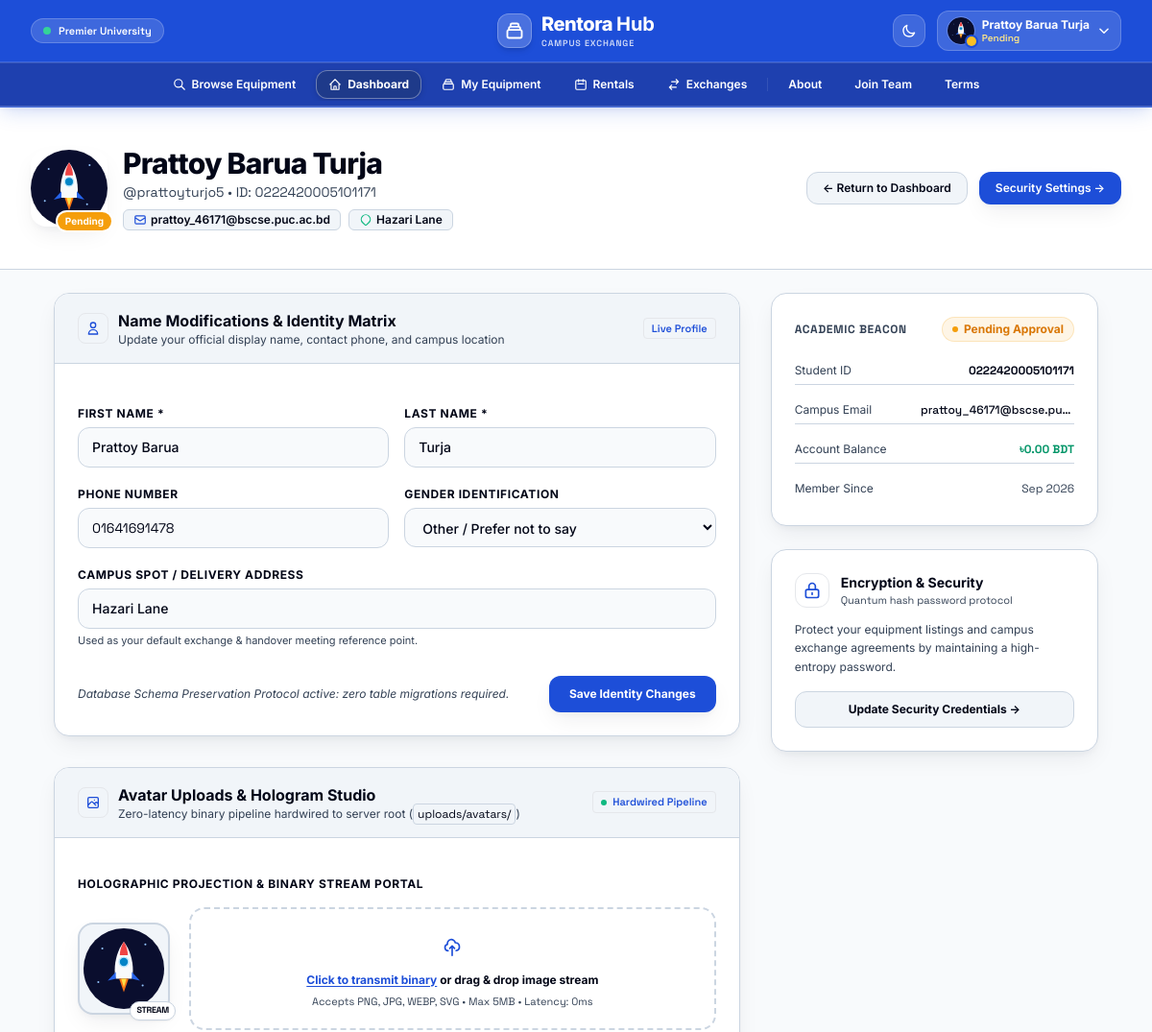
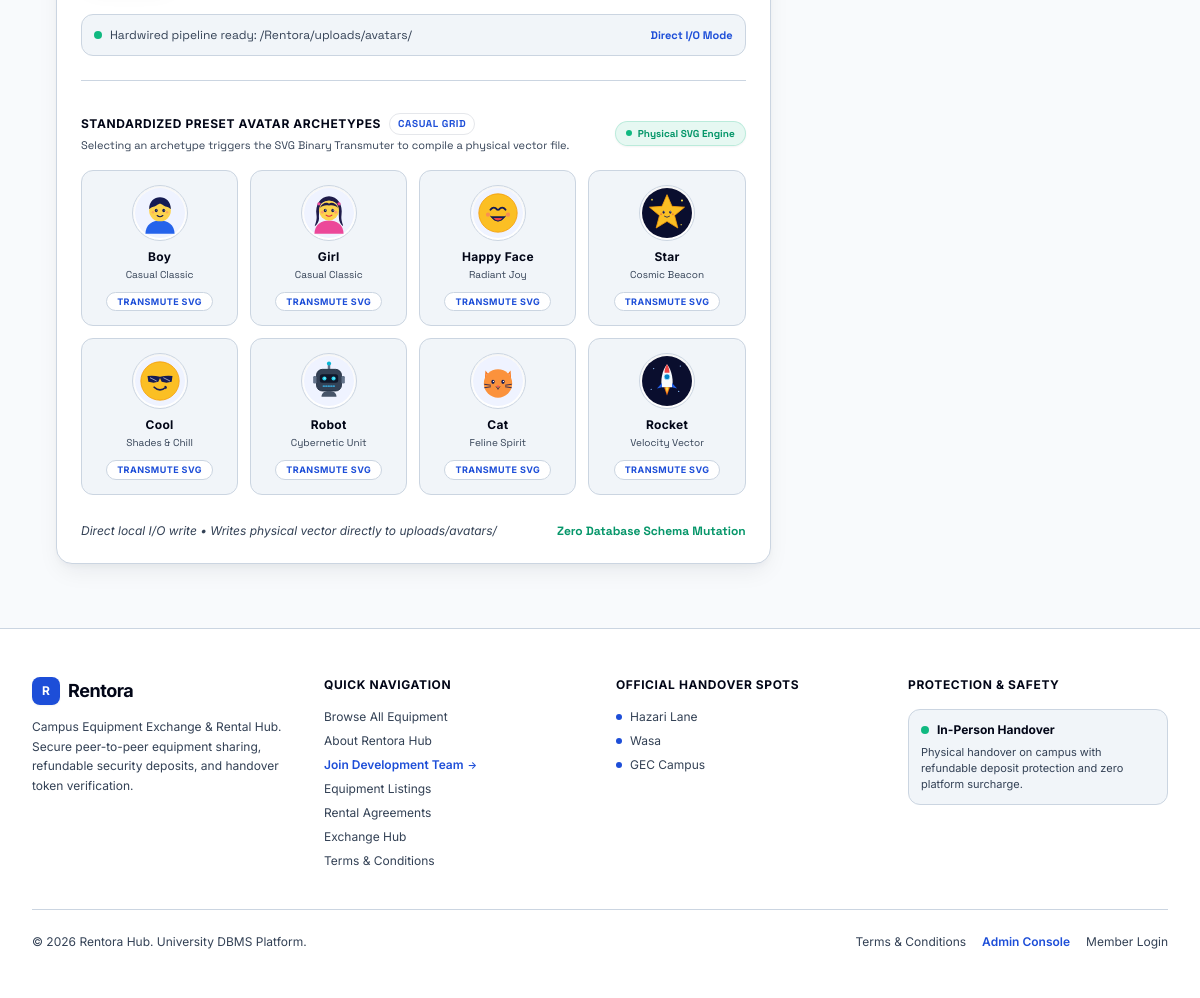
The app's page /user/profile.php (signed in) with its own data (2 pictures, top to bottom).
### tables this page shows
CREATE TABLE member (
    member_id         INT UNSIGNED AUTO_INCREMENT PRIMARY KEY,
    first_name        VARCHAR(50)  NOT NULL,
    last_name         VARCHAR(50)  NOT NULL,
    student_id        VARCHAR(20)  NULL,
    dob               DATE         NULL,
    gender             ENUM('Male', 'Female', 'Other') NULL,
    university_email  VARCHAR(100) NOT NULL,
    phone_number      VARCHAR(20)  NULL,
    campus_address    VARCHAR(255) NULL,
    account_balance   DECIMAL(10,2) NOT NULL DEFAULT 0.00,
    status            ENUM('Pending', 'Verified', 'Rejected') NOT NULL DEFAULT 'Pending',
    username          VARCHAR(50)  NOT NULL,
    password_hash     VARCHAR(255) NOT NULL,
    created_at        TIMESTAMP    NOT NULL DEFAULT CURRENT_TIMESTAMP,
    CONSTRAINT uq_member_email      UNIQUE (university_email),
    CONSTRAINT uq_member_username   UNIQUE (username),
    CONSTRAINT uq_member_student_id UNIQUE (student_id)
);

### user/profile.php (the view, shortened to what the rows shown need)
<?php
require_once(__DIR__ . '/../config/db.php');
$user_id = (int)($_SESSION['member_id'] ?? $_SESSION['user_id'] ?? 0);
try {
    $stmt = $pdo->prepare("SELECT * FROM member WHERE member_id = :id LIMIT 1");
    $stmt->execute(['id' => $user_id]);
    $member = $stmt->fetch();
} catch (Exception $e) {
    $member = false;
}
$first_name = $member['first_name'] ?? '';
$last_name = $member['last_name'] ?? '';
$full_name = trim($first_name . ' ' . $last_name);
$username = $member['username'] ?? '';
$student_id = $member['student_id'] ?? '';
$email = $member['university_email'] ?? '';
$phone = $member['phone_number'] ?? '';
$address = $member['campus_address'] ?? '';
$gender = $member['gender'] ?? 'Other';
$balance = number_format((float)($member['account_balance'] ?? 0), 2);
$created_at = $member['created_at'] ?? '';
require_once(__DIR__ . '/../includes/header.php');
require_once(__DIR__ . '/../includes/nav.php');
?>
<main class="flex-1 relative pb-16">
  <div class="relative bg-surface-elevated text-primary py-10 px-4 sm:px-6 lg:px-8 border-b border-subtle overflow-hidden">
    <div class="max-w-6xl mx-auto flex flex-col md:flex-row items-start md:items-center justify-between gap-6 relative z-10">
      <div class="flex items-center gap-4">
        <div>
          <div class="flex items-center gap-2">
            <h1 class="text-2xl sm:text-3xl font-extrabold tracking-tight text-primary"><?php echo htmlspecialchars($full_name); ?></h1>
          </div>
          <p class="text-xs sm:text-sm text-muted font-mono mt-0.5">@<?php echo htmlspecialchars($username); ?> &bull; ID: <?php echo htmlspecialchars($student_id ?: 'Not linked'); ?></p>
          <div class="mt-2 flex flex-wrap items-center gap-2">
            <span class="inline-flex items-center gap-1 px-2.5 py-0.5 rounded-md text-xs font-semibold bg-surface-subtle text-primary border border-subtle">
              <svg class="w-3.5 h-3.5 text-accent" fill="none" stroke="currentColor" viewBox="0 0 24 24"><path stroke-linecap="round" stroke-linejoin="round" stroke-width="2" d="M3 8l7.89 5.26a2 2 0 002.22 0L21 8M5 19h14a2 2 0 002-2V7a2 2 0 00-2-2H5a2 2 0 00-2 2v10a2 2 0 002 2z"></path></svg>
              <?php echo htmlspecialchars($email); ?>
            </span>
            <span class="inline-flex items-center gap-1 px-2.5 py-0.5 rounded-md text-xs font-semibold bg-surface-subtle text-primary border border-subtle">
              <svg class="w-3.5 h-3.5 text-emerald-500" fill="none" stroke="currentColor" viewBox="0 0 24 24"><path stroke-linecap="round" stroke-linejoin="round" stroke-width="2" d="M17.657 16.657L13.414 20.9a1.998 1.998 0 01-2.827 0l-4.244-4.243a8 8 0 1111.314 0z"></path></svg>
              <?php echo htmlspecialchars($address ?: 'Hazari Lane, PUC'); ?>
            </span>
          </div>
        </div>
      </div>
    </div>
  </div>
  <div class="max-w-6xl mx-auto px-4 sm:px-6 lg:px-8 mt-6">
    <div class="grid grid-cols-1 lg:grid-cols-3 gap-8">
      <div class="lg:col-span-2 space-y-8">
        <section id="identity" class="bg-surface rounded-2xl border border-subtle shadow-float overflow-hidden scroll-mt-24">
          <div class="px-6 py-4 border-b border-subtle flex items-center justify-between bg-surface-subtle">
            <div class="flex items-center gap-2.5">
              <div>
                <h2 class="text-base font-bold text-primary">Name Modifications &amp; Identity Matrix</h2>
              </div>
            </div>
          </div>
          <form action="" method="POST" class="p-6 space-y-5">
            <div class="grid grid-cols-1 sm:grid-cols-2 gap-4">
              <div>
                <label for="first_name" class="block text-xs font-bold text-primary uppercase tracking-wider mb-1.5">First Name *</label>
                <input type="text" id="first_name" name="first_name" required value="<?php echo htmlspecialchars($first_name); ?>" class="input-subtle w-full px-3.5 py-2.5 rounded-xl text-sm font-medium">
              </div>
              <div>
                <label for="last_name" class="block text-xs font-bold text-primary uppercase tracking-wider mb-1.5">Last Name *</label>
                <input type="text" id="last_name" name="last_name" required value="<?php echo htmlspecialchars($last_name); ?>" class="input-subtle w-full px-3.5 py-2.5 rounded-xl text-sm font-medium">
              </div>
            </div>
            <div class="grid grid-cols-1 sm:grid-cols-2 gap-4">
              <div>
                <label for="phone_number" class="block text-xs font-bold text-primary uppercase tracking-wider mb-1.5">Phone Number</label>
                <input type="text" id="phone_number" name="phone_number" value="<?php echo htmlspecialchars($phone); ?>" placeholder="01XXXXXXXXX" class="input-subtle w-full px-3.5 py-2.5 rounded-xl text-sm font-mono">
              </div>
              <div>
                <label for="gender" class="block text-xs font-bold text-primary uppercase tracking-wider mb-1.5">Gender Identification</label>
                <select id="gender" name="gender" class="input-subtle w-full px-3.5 py-2.5 rounded-xl text-sm font-medium">
                  <option value="Other" <?php echo $gender === 'Other' ? 'selected' : ''; ?>>Other / Prefer not to say</option>
                </select>
              </div>
            </div>
            <div>
              <label for="campus_address" class="block text-xs font-bold text-primary uppercase tracking-wider mb-1.5">Campus Spot / Delivery Address</label>
              <input type="text" id="campus_address" name="campus_address" value="<?php echo htmlspecialchars($address); ?>" placeholder="e.g. Hazari Lane Academic Building, Room 402" class="input-subtle w-full px-3.5 py-2.5 rounded-xl text-sm font-medium">
              <p class="text-[11px] text-muted mt-1">Used as your default exchange &amp; handover meeting reference point.</p>
            </div>
          </form>
        </section>
        <section id="avatar" class="bg-surface rounded-2xl border border-subtle shadow-float overflow-hidden scroll-mt-24">
          <div class="px-6 py-4 border-b border-subtle flex items-center justify-between bg-surface-subtle">
            <div class="flex items-center gap-2.5">
              <div>
                <h2 class="text-base font-bold text-primary">Avatar Uploads &amp; Hologram Studio</h2>
              </div>
            </div>
          </div>
        </section>
      </div>
      <div class="space-y-6">
        <div class="bg-surface rounded-2xl border border-subtle p-6 shadow-float">
          <div class="space-y-3 text-xs">
            <div class="flex justify-between py-1.5 border-b border-subtle">
              <span class="text-muted">Student ID</span>
              <span class="font-mono font-bold text-primary"><?php echo htmlspecialchars($student_id ?: 'Unverified'); ?></span>
            </div>
            <div class="flex justify-between py-1.5 border-b border-subtle">
              <span class="text-muted">Campus Email</span>
              <span class="font-mono font-medium text-primary truncate max-w-[160px]"><?php echo htmlspecialchars($email); ?></span>
            </div>
            <div class="flex justify-between py-1.5 border-b border-subtle">
              <span class="text-muted">Account Balance</span>
              <span class="font-mono font-bold text-emerald-600 dark:text-emerald-400">৳<?php echo $balance; ?> BDT</span>
            </div>
            <div class="flex justify-between py-1.5">
              <span class="text-muted">Member Since</span>
              <span class="font-mono text-muted"><?php echo $created_at ? date('M Y', strtotime($created_at)) : '2026'; ?></span>
            </div>
          </div>
        </div>
      </div>
    </div>
  </div>
</main>
<?php require_once(__DIR__ . '/../includes/footer.php'); ?>

### records on screen
member: full_name "Prattoy Barua Turja", username "prattoyturjo5", student "0222420005101171", university_email "prattoy_46171@bscse.puc.ac.bd", campus_address "Hazari Lane", first_name "Prattoy Barua", last_name "Turja", phone_number "01641691478", gender "Other / Prefer not to say", university_email "prattoy_46171@bscse.pu…", account_balance "0.00", created_at "Sep 2026"

### other values on screen
$current_name "Prattoy Barua Turja"
$p['name'] "Boy"
$p['tagline'] "Casual Classic"
$p['name'] "Girl"
$p['name'] "Happy Face"
$p['tagline'] "Radiant Joy"
$p['name'] "Star"
$p['tagline'] "Cosmic Beacon"
$p['name'] "Cool"
$p['tagline'] "Shades & Chill"
$p['name'] "Robot"
$p['tagline'] "Cybernetic Unit"
$p['name'] "Cat"
$p['tagline'] "Feline Spirit"
$p['name'] "Rocket"
